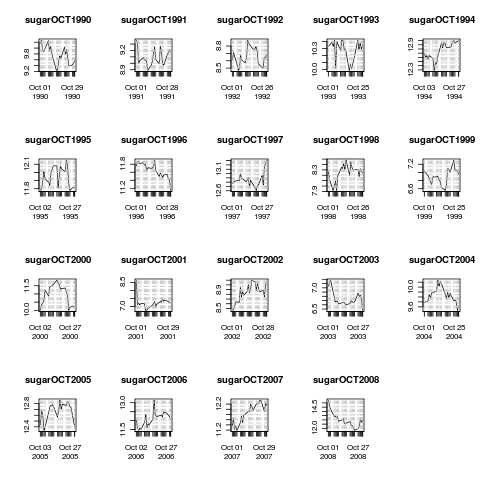

Write R code to recreate this figure.
## getXts:getSection:getManyplots

require(quantmod)

sugar <- as.xts(read.zoo("~/Dropbox/DATA/IDXDATA/$SUGAR.CSV", sep=",", format ="%m/%d/%Y", header=TRUE))

## segment a series of months


sugarOCT1990 <- sugar ["199010"]
sugarOCT1991 <- sugar ["199110"]
sugarOCT1992 <- sugar ["199210"]
sugarOCT1993 <- sugar ["199310"]
sugarOCT1994 <- sugar ["199410"]
sugarOCT1995 <- sugar ["199510"]
sugarOCT1996 <- sugar ["199610"]
sugarOCT1997 <- sugar ["199710"]
sugarOCT1998 <- sugar ["199810"]
sugarOCT1999 <- sugar ["199910"]
sugarOCT2000 <- sugar ["200010"]
sugarOCT2001 <- sugar ["200110"]
sugarOCT2002 <- sugar ["200210"]
sugarOCT2003 <- sugar ["200310"]
sugarOCT2004 <- sugar ["200410"]
sugarOCT2005 <- sugar ["200510"]
sugarOCT2006 <- sugar ["200610"]
sugarOCT2007 <- sugar ["200710"]
sugarOCT2008 <- sugar ["200810"]
sugarOCT2009 <- sugar ["200910"]
sugarOCT2010 <- sugar ["201010"]

## turn on png output device

png("octSugar.png")

## create multipane plot

par(mfrow=c(4,5))

plot (sugarOCT1990)
plot (sugarOCT1991)
plot (sugarOCT1992)
plot (sugarOCT1993)
plot (sugarOCT1994)
plot (sugarOCT1995)
plot (sugarOCT1996)
plot (sugarOCT1997)
plot (sugarOCT1998)
plot (sugarOCT1999)
plot (sugarOCT2000)
plot (sugarOCT2001)
plot (sugarOCT2002)
plot (sugarOCT2003)
plot (sugarOCT2004)
plot (sugarOCT2005)
plot (sugarOCT2006)
plot (sugarOCT2007)
plot (sugarOCT2008)
plot (sugarOCT2009)
                 

